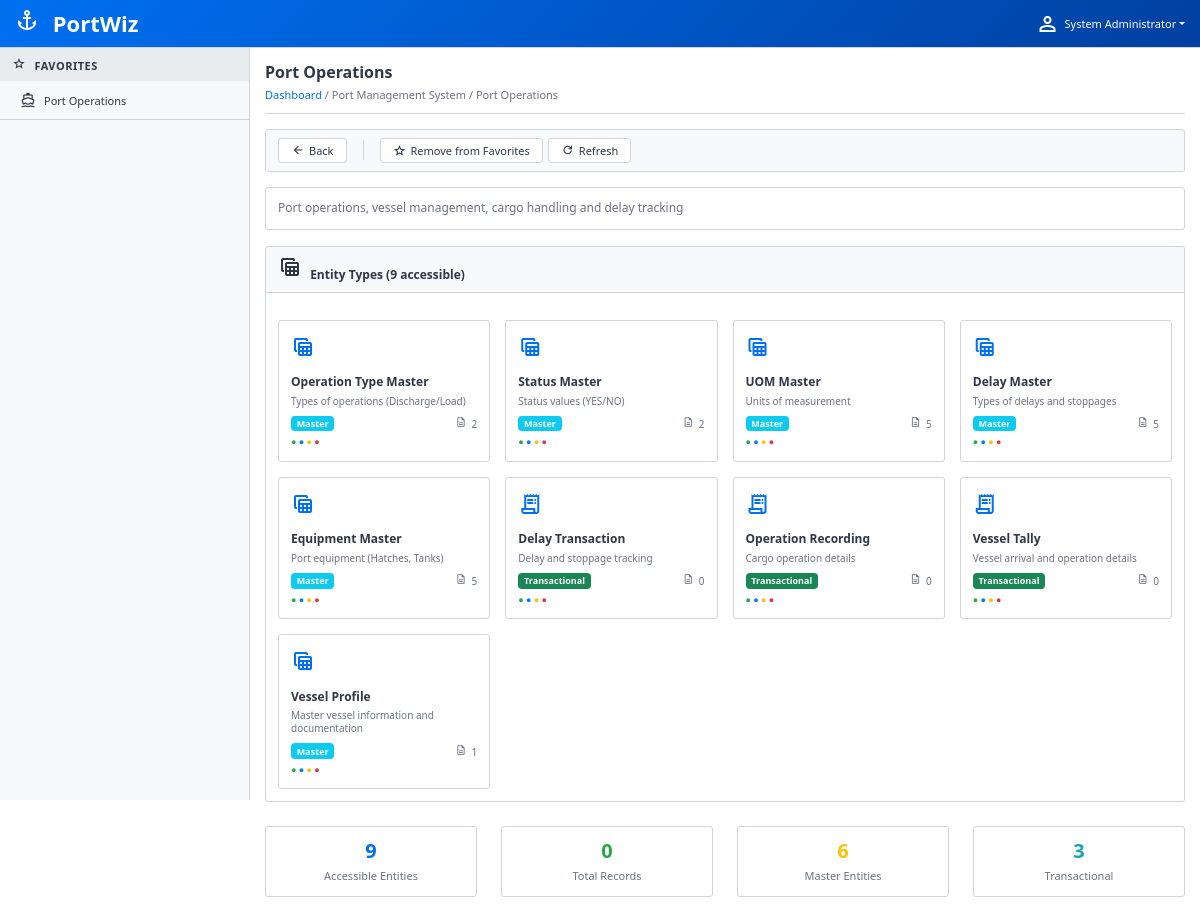
The app's page /module/1 (signed in) with its own data.
### models.py (models this page shows, shortened)
class User(db.Model, UserMixin):
    __tablename__ = 'users'
    id = db.Column(db.Integer, primary_key=True, autoincrement=True)
    username = db.Column(db.String(100), unique=True, nullable=False)
    email = db.Column(db.String(255), unique=True, nullable=False)
    first_name = db.Column(db.String(100))
    last_name = db.Column(db.String(100))
    password = db.Column(db.String(255))
    is_active = db.Column(db.Boolean, default=True)
    last_login = db.Column(db.DateTime)
    created_at = db.Column(db.DateTime, default=datetime.utcnow)
    updated_at = db.Column(db.DateTime, default=datetime.utcnow, onupdate=datetime.utcnow)
    user_roles = db.relationship('UserRole', backref='user', lazy='dynamic')
    favorite_modules = db.relationship('UserFavoriteModule', backref='user', lazy='dynamic')
    @hybrid_property
    def full_name(self):
        return f"{self.first_name or ''} {self.last_name or ''}".strip()

class Module(db.Model):
    __tablename__ = 'modules'
    id = db.Column(db.Integer, primary_key=True, autoincrement=True)
    application_id = db.Column(db.Integer, db.ForeignKey('applications.id'), nullable=False)
    code = db.Column(db.String(50), nullable=False)
    name = db.Column(db.String(255), nullable=False)
    description = db.Column(db.Text)
    icon = db.Column(db.String(100))
    order_index = db.Column(db.Integer, default=0)
    is_system = db.Column(db.Boolean, default=False)
    is_active = db.Column(db.Boolean, default=True)
    created_at = db.Column(db.DateTime, default=datetime.utcnow)
    updated_at = db.Column(db.DateTime, default=datetime.utcnow, onupdate=datetime.utcnow)
    created_by = db.Column(db.String(100))
    updated_by = db.Column(db.String(100))
    entity_types = db.relationship('EntityType', backref='module', lazy='dynamic')
    __table_args__ = (
        db.UniqueConstraint('application_id', 'code', name='unique_module_per_app'),
    )

class Application(db.Model):
    __tablename__ = 'applications'
    id = db.Column(db.Integer, primary_key=True, autoincrement=True)
    code = db.Column(db.String(50), unique=True, nullable=False)
    name = db.Column(db.String(255), nullable=False)
    description = db.Column(db.Text)
    icon = db.Column(db.String(100))
    order_index = db.Column(db.Integer, default=0)
    is_active = db.Column(db.Boolean, default=True)
    created_at = db.Column(db.DateTime, default=datetime.utcnow)
    updated_at = db.Column(db.DateTime, default=datetime.utcnow, onupdate=datetime.utcnow)
    created_by = db.Column(db.String(100))
    updated_by = db.Column(db.String(100))
    modules = db.relationship('Module', backref='application', lazy='dynamic')

class EntityType(db.Model):
    __tablename__ = 'entity_types'
    id = db.Column(db.Integer, primary_key=True, autoincrement=True)
    module_id = db.Column(db.Integer, db.ForeignKey('modules.id'), nullable=False)
    code = db.Column(db.String(50), nullable=False)
    name = db.Column(db.String(255), nullable=False)
    description = db.Column(db.Text)
    table_name = db.Column(db.String(100))
    is_master = db.Column(db.Boolean, default=False)
    is_transactional = db.Column(db.Boolean, default=True)
    icon = db.Column(db.String(100))
    order_index = db.Column(db.Integer, default=0)
    is_active = db.Column(db.Boolean, default=True)
    created_at = db.Column(db.DateTime, default=datetime.utcnow)
    updated_at = db.Column(db.DateTime, default=datetime.utcnow, onupdate=datetime.utcnow)
    created_by = db.Column(db.String(100))
    updated_by = db.Column(db.String(100))
    attribute_definitions = db.relationship('AttributeDefinition', backref='entity_type', lazy='dynamic')
    form_definitions = db.relationship('FormDefinition', backref='entity_type', lazy='dynamic')
    entity_instances = db.relationship('EntityInstance', backref='entity_type', lazy='dynamic')
    workflow_states = db.relationship('WorkflowState', backref='entity_type', lazy='dynamic')
    __table_args__ = (
        db.UniqueConstraint('module_id', 'code', name='unique_entity_per_module'),
    )

### app.py (the view)
@app.route('/module/<int:module_id>')
@login_required
def module_view(module_id):
    module = Module.query.get_or_404(module_id)
    if not can_access_module(current_user.id, module_id):
        flash('You do not have permission to access this module', 'error')
        return redirect(url_for('dashboard'))
    accessible_entities = get_accessible_entity_types_for_module(current_user.id, module_id)
    favorite_modules_query = db.session.query(Module).join(UserFavoriteModule).filter(
        UserFavoriteModule.user_id == current_user.id
    ).all()
    return render_template('modules/module_view.html',
                         module=module,
                         entity_types=accessible_entities,
                         favorite_modules=favorite_modules_query)

### templates/modules/module_view.html (shortened to what this page needs)
{% extends "base.html" %}
{% block content %}
<div class="content-header">
    <h1 class="content-title">{{ module.name }}</h1>
    <nav class="content-breadcrumb">
        <a href="{{ url_for('dashboard') }}">Dashboard</a>
        <span> / </span>
        <span>{{ module.application.name }}</span>
        <span> / </span>
        <span>{{ module.name }}</span>
    </nav>
</div>
<div class="toolbar">
    <div class="toolbar-section">
        <button class="btn-sap" onclick="window.history.back()">
            <span class="material-symbols-outlined">arrow_back</span>
            Back
        </button>
    </div>
    <div class="toolbar-section">
        <button class="btn-sap" onclick="toggleFavorite(event, {{ module.id }})">
            <span class="material-symbols-outlined">star_border</span>
            Add to Favorites
        </button>
        <button class="btn-sap" onclick="refreshModule()">
            <span class="material-symbols-outlined">refresh</span>
            Refresh
        </button>
    </div>
</div>
{% if module.description %}
<div class="card-sap mb-3">
    <div class="card-body">
        <p style="margin: 0; font-size: 12px; color: var(--sap-text-muted);">
            {{ module.description }}
        </p>
    </div>
</div>
{% endif %}
{% if entity_types %}
<div class="card-sap">
    <div class="card-header">
        <span class="material-symbols-outlined" style="margin-right: 5px;">table_view</span>
        Entity Types ({{ entity_types|length }} accessible)
    </div>
    <div class="card-body">
        <div class="module-grid">
            {% for entity_type in entity_types %}
            <a href="{{ url_for('entity_list', entity_type_id=entity_type.id) }}" class="module-card">
                <div class="module-icon">
                    <span class="material-symbols-outlined">{{ entity_type.icon or 'table_view' }}</span>
                </div>
                <div class="module-name">{{ entity_type.name }}</div>
                <div class="module-description">{{ entity_type.description or '' }}</div>
                <div style="margin-top: 8px; font-size: 10px; color: var(--sap-text-muted); display: flex; justify-content: space-between; align-items: center;">
                    <div>
                        {% if entity_type.is_master %}
                        <span class="badge bg-info" style="font-size: 9px;">Master</span>
                        {% endif %}
                        {% if entity_type.is_transactional %}
                        <span class="badge bg-success" style="font-size: 9px;">Transactional</span>
                        {% endif %}
                    </div>
                    <div style="margin-left: auto;">
                        {% set instance_count = entity_type.entity_instances.filter_by(is_active=True).count() %}
                        <span class="material-symbols-outlined" style="font-size: 12px; margin-right: 2px;">description</span>
                        {{ instance_count }}
                    </div>
                </div>
                {% set perms = get_permissions(entity_type.id) %}
                <div style="margin-top: 5px; font-size: 9px; color: var(--sap-text-muted);">
                    <span title="Read" style="color: {{ '#28a745' if perms.can_read else '#ccc' }};">●</span>
                    <span title="Create" style="color: {{ '#007bff' if perms.can_create else '#ccc' }};">●</span>
                    <span title="Update" style="color: {{ '#ffc107' if perms.can_update else '#ccc' }};">●</span>
                    <span title="Delete" style="color: {{ '#dc3545' if perms.can_delete else '#ccc' }};">●</span>
                </div>
            </a>
            {% endfor %}
        </div>
    </div>
</div>
{% endif %}
<div class="row mt-4">
    <div class="col-md-3">
        <div class="card-sap">
            <div class="card-body text-center">
                <h4 style="font-size: 20px; font-weight: 600; margin-bottom: 5px; color: var(--sap-blue);">
                    {{ entity_types|length }}
                </h4>
                <p style="font-size: 11px; color: var(--sap-text-muted); margin: 0;">Accessible Entities</p>
            </div>
        </div>
    </div>
    <div class="col-md-3">
        <div class="card-sap">
            <div class="card-body text-center">
                <h4 style="font-size: 20px; font-weight: 600; margin-bottom: 5px; color: #28a745;">
                    {% set total_instances = 0 %}
                    {% for entity_type in entity_types %}
                        {% set total_instances = total_instances + entity_type.entity_instances.filter_by(is_active=True).count() %}
                    {% endfor %}
                    {{ total_instances }}
                </h4>
                <p style="font-size: 11px; color: var(--sap-text-muted); margin: 0;">Total Records</p>
            </div>
        </div>
    </div>
    <div class="col-md-3">
        <div class="card-sap">
            <div class="card-body text-center">
                <h4 style="font-size: 20px; font-weight: 600; margin-bottom: 5px; color: #ffc107;">
                    {% set master_entities = entity_types|selectattr('is_master')|list|length %}
                    {{ master_entities }}
                </h4>
                <p style="font-size: 11px; color: var(--sap-text-muted); margin: 0;">Master Entities</p>
            </div>
        </div>
    </div>
    <div class="col-md-3">
        <div class="card-sap">
            <div class="card-body text-center">
                <h4 style="font-size: 20px; font-weight: 600; margin-bottom: 5px; color: #17a2b8;">
                    {% set transactional_entities = entity_types|selectattr('is_transactional')|list|length %}
                    {{ transactional_entities }}
                </h4>
                <p style="font-size: 11px; color: var(--sap-text-muted); margin: 0;">Transactional</p>
            </div>
        </div>
    </div>
</div>
{% endblock %}

### templates/base.html (shortened to what this page needs)
<!DOCTYPE html>
<html lang="en">
<head>
    <link href="https://cdn.jsdelivr.net/npm/bootstrap@5.1.3/dist/css/bootstrap.min.css" rel="stylesheet">
</head>
<body>
    <header class="main-header">
        <div class="header-brand">
            <span class="material-symbols-outlined" style="margin-right: 8px;">anchor</span>
            PortWiz
        </div>
        <nav class="header-nav">
            {% if current_user.is_authenticated %}
                <div class="dropdown">
                    <a href="#" class="header-user dropdown-toggle" data-bs-toggle="dropdown">
                        <span class="material-symbols-outlined" style="margin-right: 5px;">person</span>
                        {{ current_user.full_name or current_user.username }}
                    </a>
                </div>
            {% endif %}
        </nav>
    </header>
    {% if current_user.is_authenticated %}
    <aside class="sidebar">
        {% if favorite_modules %}
        <div class="sidebar-section">
            <div class="sidebar-header">
                <span class="material-symbols-outlined" style="margin-right: 5px; font-size: 14px;">star</span>
                Favorites
            </div>
            <div class="sidebar-content">
                {% for module in favorite_modules %}
                <a href="{{ url_for('module_view', module_id=module.id) }}" class="sidebar-item">
                    <span class="material-symbols-outlined">{{ module.icon or 'folder' }}</span>
                    <span class="item-text">{{ module.name }}</span>
                </a>
                {% endfor %}
            </div>
        </div>
        {% endif %}
    </aside>
    {% endif %}
    <main class="main-content">
        {% block content %}{% endblock %}
    </main>
</body>
</html>

### records on screen
User: first_name+last_name "System Administrator"
Module: name "Port Operations", description "Port operations, vessel management, cargo handling and delay tracking"
Application: application.name "Port Management System"
EntityType: name "Operation Type Master", description "Types of operations (Discharge/Load)", is_master "Master", instance_count "2"
EntityType: name "Status Master", description "Status values (YES/NO)", is_master "Master", order_index "2"
EntityType: name "UOM Master", description "Units of measurement", is_master "Master", id "5"
EntityType: name "Delay Master", description "Types of delays and stoppages", is_master "Master", instance_count "5"
EntityType: name "Equipment Master", description "Port equipment (Hatches, Tanks)", is_master "Master", instance_count "5"
EntityType: name "Delay Transaction", description "Delay and stoppage tracking", is_transactional "Transactional", is_master "0"
EntityType: name "Operation Recording", description "Cargo operation details", is_transactional "Transactional", is_master "0"
EntityType: name "Vessel Tally", description "Vessel arrival and operation details", is_transactional "Transactional", is_master "0"
EntityType: name "Vessel Profile", description "Master vessel information and documentation", is_master "Master", instance_count "1"

### other values on screen
{{ entity_types|length }} "9"
{{ total_instances }} "0"
{{ master_entities }} "6"
{{ transactional_entities }} "3"
